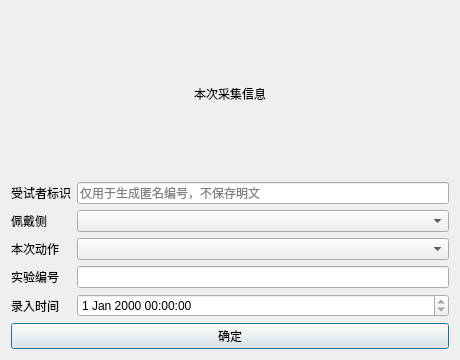
<?xml version="1.0" encoding="UTF-8"?>
<ui version="4.0">
 <class>Dialog</class>
 <widget class="QDialog" name="Dialog">
  <property name="geometry"><rect><x>0</x><y>0</y><width>460</width><height>360</height></rect></property>
  <property name="windowTitle"><string>采集信息录入</string></property>
  <layout class="QGridLayout" name="gridLayout">
   <item row="0" column="0" colspan="2"><widget class="QLabel" name="label_title"><property name="text"><string>本次采集信息</string></property><property name="alignment"><set>Qt::AlignCenter</set></property></widget></item>
   <item row="1" column="0"><widget class="QLabel" name="label_subject"><property name="text"><string>受试者标识</string></property></widget></item>
   <item row="1" column="1"><widget class="QLineEdit" name="user_name"><property name="placeholderText"><string>仅用于生成匿名编号，不保存明文</string></property></widget></item>
   <item row="2" column="0"><widget class="QLabel" name="label_side"><property name="text"><string>佩戴侧</string></property></widget></item>
   <item row="2" column="1"><widget class="QComboBox" name="side"/></item>
   <item row="3" column="0"><widget class="QLabel" name="label_action"><property name="text"><string>本次动作</string></property></widget></item>
   <item row="3" column="1"><widget class="QComboBox" name="action"/></item>
   <item row="4" column="0"><widget class="QLabel" name="label_experiment"><property name="text"><string>实验编号</string></property></widget></item>
   <item row="4" column="1"><widget class="QLineEdit" name="experiment_id"/></item>
   <item row="5" column="0"><widget class="QLabel" name="label_time"><property name="text"><string>录入时间</string></property></widget></item>
   <item row="5" column="1"><widget class="QDateTimeEdit" name="collect_time"><property name="readOnly"><bool>true</bool></property></widget></item>
   <item row="6" column="0" colspan="2"><widget class="QPushButton" name="save"><property name="text"><string>确定</string></property></widget></item>
  </layout>
 </widget>
 <resources/>
 <connections><connection><sender>save</sender><signal>clicked()</signal><receiver>Dialog</receiver><slot>save_click()</slot><hints/></connection></connections>
 <slots><slot>save_click()</slot></slots>
</ui>
